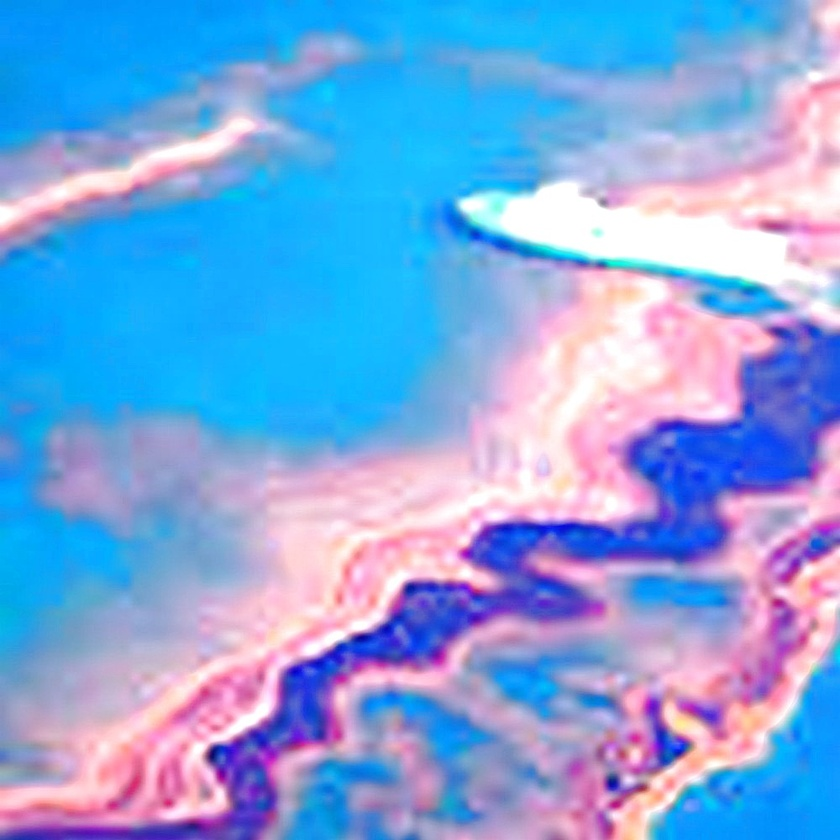
#> input picture oil_spill/information_record/inputs/images/20251204_221321_AUG_oil_spill00200.jpg, 840 x 840 px, shrunk from 1000 x 1000 before the run, given in place of the camera
$ python code.15.py
#> lines starting #> are read from the running program, lines starting #| are printed output that depends on the picture; after the words box and inside, x2 and y2 are one past the last pixel; in counts of white or black regions, pixels touching at a corner belong together
import cv2

# Open webcam (0 = default camera)
cap = cv2.VideoCapture(0)

while True:
    ret, frame = cap.read()
#> frame is the input picture: shape (840, 840, 3); mean B, G, R 222.9, 165, 125.7
    if not ret:
        print("Error: Unable to access the webcam.")
        break

    # Convert frame to HSV color space
    hsv = cv2.cvtColor(frame, cv2.COLOR_BGR2HSV)
#> hsv: shape (840, 840, 3); mean H, S, V 117.7, 135.2, 231.1

    # Define blue color range (tune if needed)
    lower_blue = (100, 150, 0)
    upper_blue = (140, 255, 255)

    # Create mask for blue color
    mask = cv2.inRange(hsv, lower_blue, upper_blue)
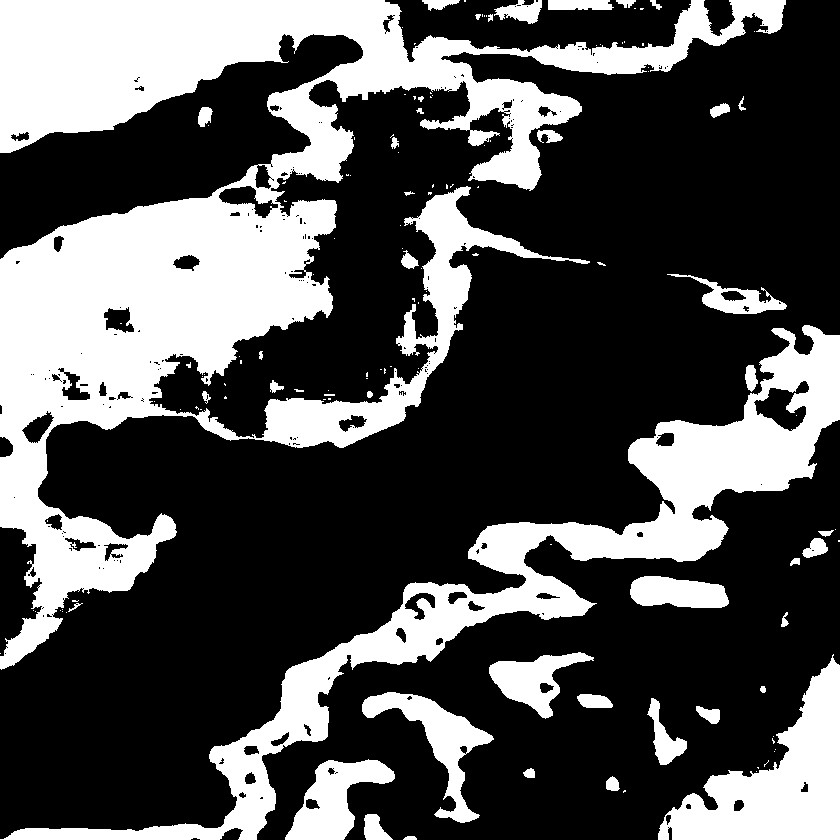
#> mask: shape (840, 840); 32.1% white; 132 white regions (88 under 20 px), largest, box (x1, y1, x2, y2) and area: (0, 0, 786, 670) 141618, (0, 325, 840, 840) 46871, (658, 654, 840, 840) 15037

    # Apply mask to original frame
    result = cv2.bitwise_and(frame, frame, mask=mask)
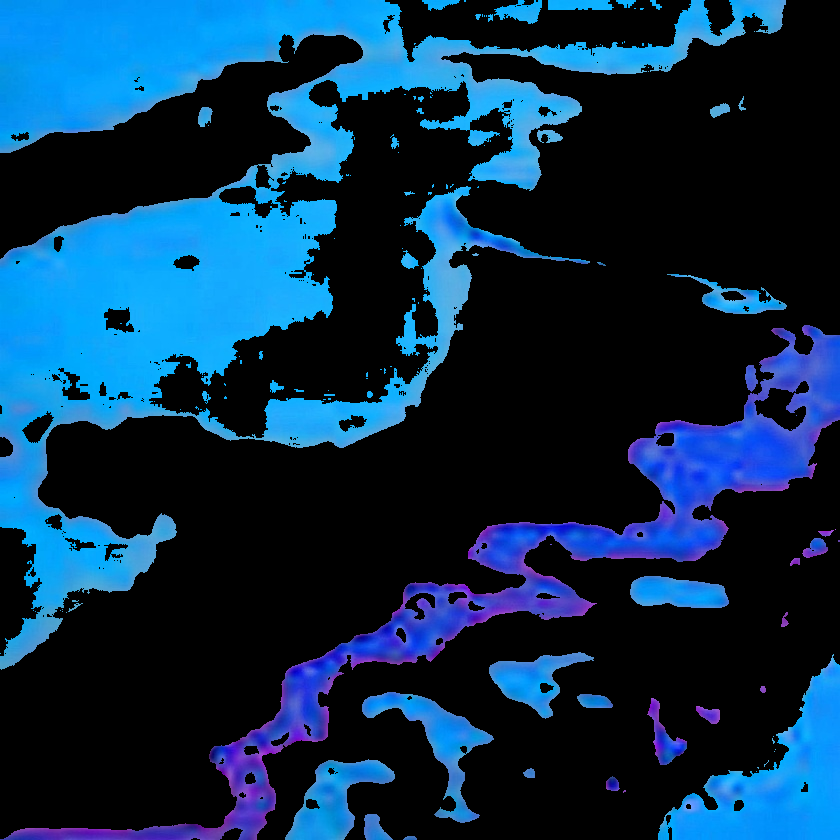
#> result: shape (840, 840, 3); mean B, G, R 75.5, 45.4, 10.6

    # Display windows
    cv2.imshow("Frame", frame)
    cv2.imshow("Mask", mask)
    cv2.imshow("Tracked", result)

    # Wait for key press
    key = cv2.waitKey(1) & 0xFF
#> (key q is pressed here)

    # Press 's' to save the current frame
    if key == ord('s'):
        cv2.imwrite("captured_frame.jpg", frame)
        print("Image saved as 'captured_frame.jpg'")

    # Press 'q' to quit
    elif key == ord('q'):
        break

# Release resources
cap.release()
cv2.destroyAllWindows()
